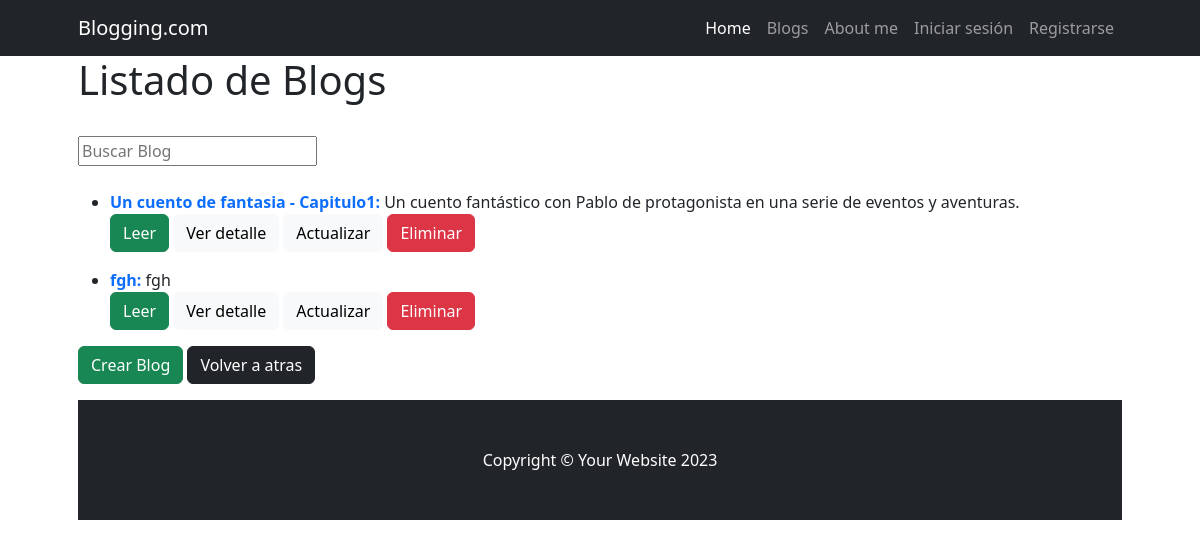
Page /blog/blog/list/ on the earlier database version.
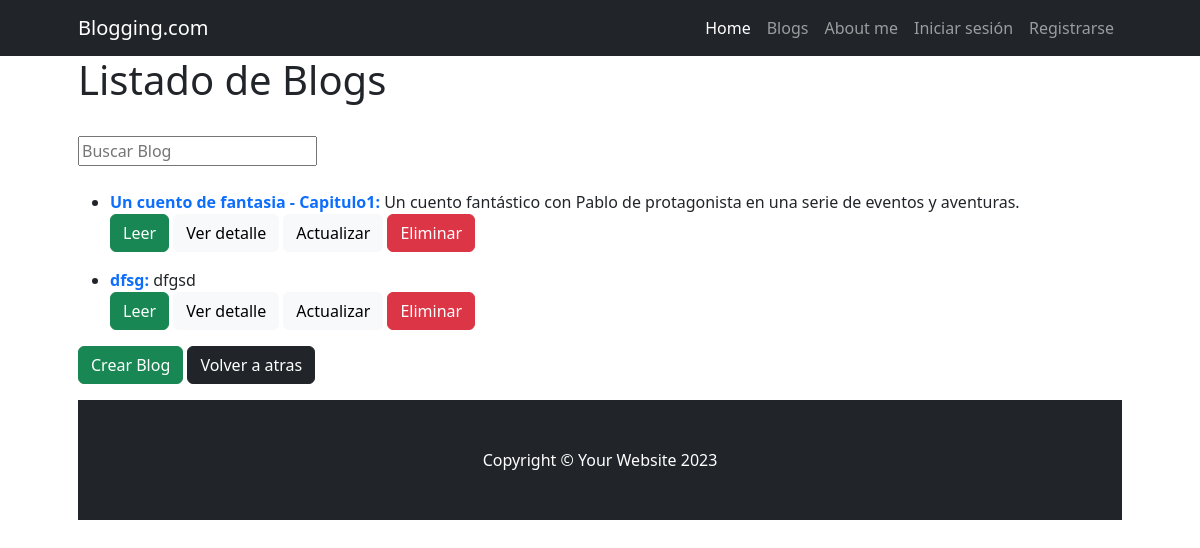
Same page on the later database version.
### Blog/models.py (models this page shows, shortened)
class Blog(models.Model):
    categoria = models.ForeignKey(BlogCategoria, on_delete=models.SET_NULL, null=True, blank=True, verbose_name="categoría")
    titulo = models.CharField(max_length=100)
    descripcion_corta = models.CharField(max_length=200, null=True, blank=True, verbose_name="descripción corta")
    contenido = models.CharField(max_length=10000)
    usuario_origen_id = models.ForeignKey(User, on_delete=models.SET_NULL, null=True, blank=True, verbose_name="usuario")
    fecha_actualizacion = models.DateField(default=timezone.now, editable=False, verbose_name="fecha de actualización")
    class Meta:
        verbose_name = "blog"
        verbose_name_plural = "blogs"

### Blog/views.py (the view)
# urls.py: path("blog/list/", views.BlogList.as_view(), name="blog_list"),
class BlogList(ListView):
    model = models.Blog
    def get_queryset(self):
        if self.request.GET.get("buscar"):
            consulta = self.request.GET.get("buscar")
            object_list = models.Blog.objects.filter(titulo__icontains=consulta)
        else:
            object_list = models.Blog.objects.all()
        return object_list

### Blog/templates/blog/blog_list.html
{% extends 'Blog/base.html' %}
{% block title %}
    <h1>Listado de Blogs</h1>
{% endblock title %}
{% block blog %}
    <div class="py-4 ">
        <form action="" method="get">
            <input type="text" name="buscar" placeholder="Buscar Blog">
        </form>
    </div>
    {% for blog in object_list %}
        <ul>
            <li> <strong class ="text-primary">{{ blog.titulo}}:</strong> {{blog.descripcion_corta}}</li>
                <a href="{% url 'blog:leer_blog' blog.id %}"class="btn btn-success ">Leer</a>
                <a href="{% url 'blog:blog_detail' blog.id %}"class="btn btn-light">Ver detalle</a>
                <a href="{% url 'blog:blog_update' blog.id %}"class="btn btn-light">Actualizar</a>
                <a href="{% url 'blog:blog_delete' blog.id %}"class="btn btn-danger ">Eliminar</a>
        </ul>
    {% endfor %}
    <a href="{% url 'blog:blog_create' %}" class="btn btn-success ">Crear Blog</a>
    <a href="{% url 'blog:index' %}" class="btn btn-dark">Volver a atras</a>
{% endblock blog %}

Differences in the rows shown:
removed Blog: titulo "fgh", descripcion_corta "fgh"
added Blog: titulo "dfsg", descripcion_corta "dfgsd"
